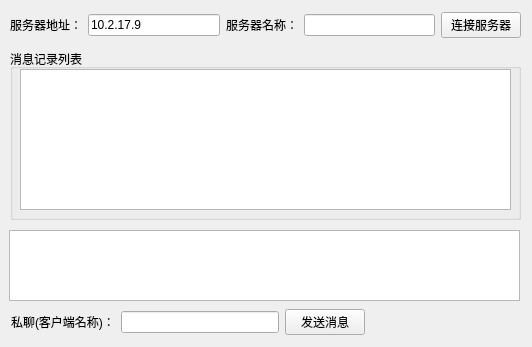
<?xml version="1.0" encoding="UTF-8"?>
<ui version="4.0">
 <class>Widget</class>
 <widget class="QWidget" name="Widget">
  <property name="geometry">
   <rect>
    <x>0</x>
    <y>0</y>
    <width>532</width>
    <height>347</height>
   </rect>
  </property>
  <property name="windowTitle">
   <string>Websocket客户端--测试版</string>
  </property>
  <widget class="QGroupBox" name="groupBox">
   <property name="geometry">
    <rect>
     <x>10</x>
     <y>49</y>
     <width>511</width>
     <height>171</height>
    </rect>
   </property>
   <property name="title">
    <string>消息记录列表</string>
   </property>
   <widget class="QTextEdit" name="textEdit_MsgList">
    <property name="geometry">
     <rect>
      <x>10</x>
      <y>20</y>
      <width>491</width>
      <height>141</height>
     </rect>
    </property>
   </widget>
  </widget>
  <widget class="QTextEdit" name="textEdit_SendData">
   <property name="geometry">
    <rect>
     <x>9</x>
     <y>230</y>
     <width>511</width>
     <height>71</height>
    </rect>
   </property>
  </widget>
  <widget class="QWidget" name="layoutWidget">
   <property name="geometry">
    <rect>
     <x>10</x>
     <y>10</y>
     <width>511</width>
     <height>30</height>
    </rect>
   </property>
   <layout class="QHBoxLayout" name="horizontalLayout">
    <item>
     <widget class="QLabel" name="label">
      <property name="text">
       <string>服务器地址：</string>
      </property>
     </widget>
    </item>
    <item>
     <widget class="QLineEdit" name="lineEdit_ServerAddress">
      <property name="text">
       <string>10.2.17.9</string>
      </property>
     </widget>
    </item>
    <item>
     <widget class="QLabel" name="label_2">
      <property name="text">
       <string>服务器名称：</string>
      </property>
     </widget>
    </item>
    <item>
     <widget class="QLineEdit" name="lineEdit_ServerName"/>
    </item>
    <item>
     <widget class="QPushButton" name="pushButton_Connect">
      <property name="text">
       <string>连接服务器</string>
      </property>
     </widget>
    </item>
   </layout>
  </widget>
  <widget class="QWidget" name="layoutWidget">
   <property name="geometry">
    <rect>
     <x>11</x>
     <y>307</y>
     <width>511</width>
     <height>30</height>
    </rect>
   </property>
   <layout class="QHBoxLayout" name="horizontalLayout_2">
    <item>
     <widget class="QLabel" name="label_3">
      <property name="text">
       <string>私聊(客户端名称)：</string>
      </property>
     </widget>
    </item>
    <item>
     <widget class="QLineEdit" name="lineEdit_ClientName"/>
    </item>
    <item>
     <widget class="QPushButton" name="pushButton_SendMsg">
      <property name="text">
       <string>发送消息</string>
      </property>
     </widget>
    </item>
    <item>
     <spacer name="horizontalSpacer">
      <property name="orientation">
       <enum>Qt::Orientation::Horizontal</enum>
      </property>
      <property name="sizeHint" stdset="0">
       <size>
        <width>40</width>
        <height>20</height>
       </size>
      </property>
     </spacer>
    </item>
   </layout>
  </widget>
  <zorder>layoutWidget</zorder>
  <zorder>layoutWidget</zorder>
  <zorder>groupBox</zorder>
  <zorder>textEdit_SendData</zorder>
 </widget>
 <resources/>
 <connections/>
</ui>
